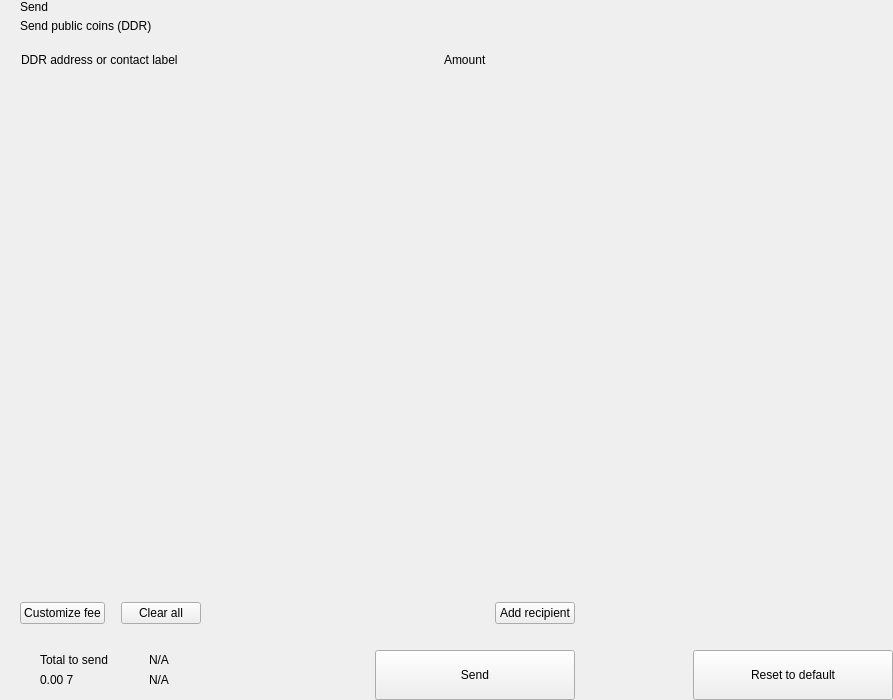
<?xml version="1.0" encoding="UTF-8"?>
<ui version="4.0">
 <class>send</class>
 <widget class="QWidget" name="send">
  <property name="geometry">
   <rect>
    <x>0</x>
    <y>0</y>
    <width>893</width>
    <height>700</height>
   </rect>
  </property>
  <property name="windowTitle">
   <string>Form</string>
  </property>
  <layout class="QHBoxLayout" name="horizontalLayout_2" stretch="2,1">
   <property name="spacing">
    <number>0</number>
   </property>
   <property name="leftMargin">
    <number>0</number>
   </property>
   <property name="topMargin">
    <number>0</number>
   </property>
   <property name="rightMargin">
    <number>0</number>
   </property>
   <property name="bottomMargin">
    <number>0</number>
   </property>
   <item>
    <widget class="QWidget" name="left" native="true">
     <layout class="QVBoxLayout" name="verticalLayout_3">
      <property name="spacing">
       <number>0</number>
      </property>
      <property name="leftMargin">
       <number>0</number>
      </property>
      <property name="topMargin">
       <number>0</number>
      </property>
      <property name="rightMargin">
       <number>0</number>
      </property>
      <property name="bottomMargin">
       <number>0</number>
      </property>
      <item>
       <layout class="QVBoxLayout" name="verticalLayout_22" stretch="0,0,0,1,0,0,0,0">
        <property name="spacing">
         <number>0</number>
        </property>
        <item>
         <layout class="QHBoxLayout" name="horizontalLayout_3">
          <property name="spacing">
           <number>0</number>
          </property>
          <property name="leftMargin">
           <number>20</number>
          </property>
          <property name="rightMargin">
           <number>20</number>
          </property>
          <item>
           <layout class="QVBoxLayout" name="verticalLayout">
            <property name="spacing">
             <number>5</number>
            </property>
            <item>
             <widget class="QLabel" name="labelTitle">
              <property name="text">
               <string>Send</string>
              </property>
              <property name="alignment">
               <set>Qt::AlignLeading|Qt::AlignLeft|Qt::AlignVCenter</set>
              </property>
             </widget>
            </item>
            <item>
             <widget class="QLabel" name="labelSubtitle1">
              <property name="text">
               <string>Send public coins (DDR)</string>
              </property>
             </widget>
            </item>
           </layout>
          </item>
          <item>
           <spacer name="horizontalSpacer">
            <property name="orientation">
             <enum>Qt::Horizontal</enum>
            </property>
            <property name="sizeHint" stdset="0">
             <size>
              <width>40</width>
              <height>20</height>
             </size>
            </property>
           </spacer>
          </item>
         </layout>
        </item>
        <item>
         <spacer name="verticalSpacer_2">
          <property name="orientation">
           <enum>Qt::Vertical</enum>
          </property>
          <property name="sizeType">
           <enum>QSizePolicy::Fixed</enum>
          </property>
          <property name="sizeHint" stdset="0">
           <size>
            <width>20</width>
            <height>20</height>
           </size>
          </property>
         </spacer>
        </item>
        <item>
         <layout class="QHBoxLayout" name="horizontalLayout" stretch="6,0,2">
          <property name="spacing">
           <number>0</number>
          </property>
          <property name="leftMargin">
           <number>10</number>
          </property>
          <property name="topMargin">
           <number>0</number>
          </property>
          <property name="rightMargin">
           <number>20</number>
          </property>
          <property name="bottomMargin">
           <number>0</number>
          </property>
          <item>
           <widget class="QLabel" name="labelSubtitleAddress">
            <property name="styleSheet">
             <string notr="true">margin-left:8px;</string>
            </property>
            <property name="text">
             <string>DDR address or contact label</string>
            </property>
           </widget>
          </item>
          <item>
           <spacer name="horizontalSpacer_3">
            <property name="orientation">
             <enum>Qt::Horizontal</enum>
            </property>
            <property name="sizeType">
             <enum>QSizePolicy::Fixed</enum>
            </property>
            <property name="sizeHint" stdset="0">
             <size>
              <width>40</width>
              <height>1</height>
             </size>
            </property>
           </spacer>
          </item>
          <item>
           <widget class="QLabel" name="labelSubtitleAmount">
            <property name="text">
             <string>Amount</string>
            </property>
           </widget>
          </item>
         </layout>
        </item>
        <item>
         <widget class="QScrollArea" name="scrollArea">
          <property name="minimumSize">
           <size>
            <width>0</width>
            <height>350</height>
           </size>
          </property>
          <property name="styleSheet">
           <string notr="true">#scrollArea {
            background:transparent;
            margin-top:10px;
}</string>
          </property>
          <property name="horizontalScrollBarPolicy">
           <enum>Qt::ScrollBarAlwaysOff</enum>
          </property>
          <property name="sizeAdjustPolicy">
           <enum>QAbstractScrollArea::AdjustIgnored</enum>
          </property>
          <property name="widgetResizable">
           <bool>true</bool>
          </property>
          <property name="alignment">
           <set>Qt::AlignLeading|Qt::AlignLeft|Qt::AlignTop</set>
          </property>
          <widget class="QWidget" name="scrollAreaWidgetContents">
           <property name="geometry">
            <rect>
             <x>0</x>
             <y>0</y>
             <width>591</width>
             <height>16</height>
            </rect>
           </property>
           <property name="sizePolicy">
            <sizepolicy hsizetype="Preferred" vsizetype="Maximum">
             <horstretch>0</horstretch>
             <verstretch>0</verstretch>
            </sizepolicy>
           </property>
           <property name="autoFillBackground">
            <bool>false</bool>
           </property>
           <property name="styleSheet">
            <string notr="true">#scrollAreaWidgetContents {
             background:transparent;
             }</string>
           </property>
           <layout class="QVBoxLayout" name="verticalLayout_7">
            <property name="spacing">
             <number>0</number>
            </property>
            <property name="sizeConstraint">
             <enum>QLayout::SetDefaultConstraint</enum>
            </property>
            <property name="leftMargin">
             <number>0</number>
            </property>
            <property name="topMargin">
             <number>0</number>
            </property>
            <property name="rightMargin">
             <number>0</number>
            </property>
            <property name="bottomMargin">
             <number>0</number>
            </property>
           </layout>
          </widget>
         </widget>
        </item>
        <item>
         <spacer name="verticalSpacer_4">
          <property name="orientation">
           <enum>Qt::Vertical</enum>
          </property>
          <property name="sizeType">
           <enum>QSizePolicy::Fixed</enum>
          </property>
          <property name="sizeHint" stdset="0">
           <size>
            <width>20</width>
            <height>20</height>
           </size>
          </property>
         </spacer>
        </item>
        <item>
         <layout class="QHBoxLayout" name="horizontalLayout_20">
          <property name="spacing">
           <number>6</number>
          </property>
          <property name="leftMargin">
           <number>20</number>
          </property>
          <property name="rightMargin">
           <number>20</number>
          </property>
          <item>
           <widget class="QPushButton" name="pushButtonFee">
            <property name="focusPolicy">
             <enum>Qt::NoFocus</enum>
            </property>
            <property name="text">
             <string>Customize fee</string>
            </property>
           </widget>
          </item>
          <item>
           <spacer name="horizontalSpacer_11">
            <property name="orientation">
             <enum>Qt::Horizontal</enum>
            </property>
            <property name="sizeType">
             <enum>QSizePolicy::Minimum</enum>
            </property>
            <property name="sizeHint" stdset="0">
             <size>
              <width>10</width>
              <height>20</height>
             </size>
            </property>
           </spacer>
          </item>
          <item>
           <widget class="QPushButton" name="pushButtonClear">
            <property name="focusPolicy">
             <enum>Qt::NoFocus</enum>
            </property>
            <property name="layoutDirection">
             <enum>Qt::RightToLeft</enum>
            </property>
            <property name="text">
             <string>Clear all</string>
            </property>
           </widget>
          </item>
          <item>
           <spacer name="horizontalSpacer_2">
            <property name="orientation">
             <enum>Qt::Horizontal</enum>
            </property>
            <property name="sizeHint" stdset="0">
             <size>
              <width>40</width>
              <height>20</height>
             </size>
            </property>
           </spacer>
          </item>
          <item>
           <widget class="QPushButton" name="pushButtonAddRecipient">
            <property name="focusPolicy">
             <enum>Qt::NoFocus</enum>
            </property>
            <property name="text">
             <string>Add recipient</string>
            </property>
           </widget>
          </item>
         </layout>
        </item>
        <item>
         <spacer name="verticalSpacer">
          <property name="orientation">
           <enum>Qt::Vertical</enum>
          </property>
          <property name="sizeType">
           <enum>QSizePolicy::Fixed</enum>
          </property>
          <property name="sizeHint" stdset="0">
           <size>
            <width>20</width>
            <height>16</height>
           </size>
          </property>
         </spacer>
        </item>
        <item>
         <layout class="QHBoxLayout" name="horizontalLayout_7">
          <property name="rightMargin">
           <number>20</number>
          </property>
          <item>
           <layout class="QHBoxLayout" name="horizontalLayout_10">
            <property name="spacing">
             <number>0</number>
            </property>
            <property name="leftMargin">
             <number>8</number>
            </property>
            <item>
             <widget class="QStackedWidget" name="stackedWidget">
              <property name="minimumSize">
               <size>
                <width>0</width>
                <height>60</height>
               </size>
              </property>
              <property name="maximumSize">
               <size>
                <width>16777215</width>
                <height>60</height>
               </size>
              </property>
              <widget class="QWidget" name="page1">
               <layout class="QVBoxLayout" name="verticalLayout_71" stretch="0">
                <property name="spacing">
                 <number>6</number>
                </property>
                <property name="leftMargin">
                 <number>12</number>
                </property>
                <property name="topMargin">
                 <number>0</number>
                </property>
                <property name="rightMargin">
                 <number>0</number>
                </property>
                <property name="bottomMargin">
                 <number>0</number>
                </property>
                <item>
                 <widget class="QWidget" name="coinWidget" native="true">
                  <property name="minimumSize">
                   <size>
                    <width>0</width>
                    <height>60</height>
                   </size>
                  </property>
                  <property name="maximumSize">
                   <size>
                    <width>16777215</width>
                    <height>60</height>
                   </size>
                  </property>
                  <layout class="QHBoxLayout" name="horizontalLayout_9">
                   <property name="spacing">
                    <number>0</number>
                   </property>
                   <property name="leftMargin">
                    <number>20</number>
                   </property>
                   <property name="topMargin">
                    <number>10</number>
                   </property>
                   <property name="rightMargin">
                    <number>20</number>
                   </property>
                   <property name="bottomMargin">
                    <number>10</number>
                   </property>
                   <item>
                    <layout class="QVBoxLayout" name="verticalSend">
                     <property name="spacing">
                      <number>0</number>
                     </property>
                     <item>
                      <widget class="QLabel" name="labelTitleTotalSend">
                       <property name="text">
                        <string>Total to send</string>
                       </property>
                      </widget>
                     </item>
                     <item>
                      <widget class="QLabel" name="labelAmountSend">
                       <property name="text">
                        <string notr="true">0.00 7</string>
                       </property>
                      </widget>
                     </item>
                    </layout>
                   </item>
                   <item>
                    <spacer name="horizontalSpacer_9">
                     <property name="orientation">
                      <enum>Qt::Horizontal</enum>
                     </property>
                     <property name="sizeType">
                      <enum>QSizePolicy::Fixed</enum>
                     </property>
                     <property name="sizeHint" stdset="0">
                      <size>
                       <width>20</width>
                       <height>20</height>
                      </size>
                     </property>
                    </spacer>
                   </item>
                   <item>
                    <widget class="QLabel" name="labelLine">
                     <property name="minimumSize">
                      <size>
                       <width>1</width>
                       <height>0</height>
                      </size>
                     </property>
                     <property name="maximumSize">
                      <size>
                       <width>1</width>
                       <height>16777215</height>
                      </size>
                     </property>
                     <property name="text">
                      <string/>
                     </property>
                    </widget>
                   </item>
                   <item>
                    <spacer name="horizontalSpacer_10">
                     <property name="orientation">
                      <enum>Qt::Horizontal</enum>
                     </property>
                     <property name="sizeType">
                      <enum>QSizePolicy::Fixed</enum>
                     </property>
                     <property name="sizeHint" stdset="0">
                      <size>
                       <width>20</width>
                       <height>20</height>
                      </size>
                     </property>
                    </spacer>
                   </item>
                   <item>
                    <layout class="QVBoxLayout" name="verticalRemaining">
                     <property name="spacing">
                      <number>0</number>
                     </property>
                     <item>
                      <widget class="QLabel" name="labelTitleTotalRemaining">
                       <property name="text">
                        <string notr="true">N/A</string>
                       </property>
                      </widget>
                     </item>
                     <item>
                      <widget class="QLabel" name="labelAmountRemaining">
                       <property name="text">
                        <string notr="true">N/A</string>
                       </property>
                      </widget>
                     </item>
                    </layout>
                   </item>
                  </layout>
                 </widget>
                </item>
               </layout>
              </widget>
              <widget class="QWidget" name="page_2"/>
             </widget>
            </item>
           </layout>
          </item>
          <item>
           <spacer name="horizontalSpacer_5">
            <property name="orientation">
             <enum>Qt::Horizontal</enum>
            </property>
            <property name="sizeType">
             <enum>QSizePolicy::Expanding</enum>
            </property>
            <property name="sizeHint" stdset="0">
             <size>
              <width>40</width>
              <height>20</height>
             </size>
            </property>
           </spacer>
          </item>
          <item alignment="Qt::AlignBottom">
           <widget class="QPushButton" name="pushButtonSave">
            <property name="minimumSize">
             <size>
              <width>200</width>
              <height>50</height>
             </size>
            </property>
            <property name="maximumSize">
             <size>
              <width>200</width>
              <height>50</height>
             </size>
            </property>
            <property name="focusPolicy">
             <enum>Qt::NoFocus</enum>
            </property>
            <property name="text">
             <string>Send</string>
            </property>
           </widget>
          </item>
         </layout>
        </item>
       </layout>
      </item>
     </layout>
    </widget>
   </item>
   <item>
    <widget class="QWidget" name="right" native="true">
     <layout class="QVBoxLayout" name="verticalLayout_5">
      <property name="leftMargin">
       <number>0</number>
      </property>
      <property name="topMargin">
       <number>0</number>
      </property>
      <property name="rightMargin">
       <number>0</number>
      </property>
      <property name="bottomMargin">
       <number>0</number>
      </property>
      <item>
       <layout class="QVBoxLayout" name="verticalLayout_4">
        <property name="spacing">
         <number>6</number>
        </property>
        <item>
         <widget class="OptionButton" name="btnCoinControl" native="true">
          <property name="minimumSize">
           <size>
            <width>0</width>
            <height>50</height>
           </size>
          </property>
         </widget>
        </item>
        <item>
         <widget class="OptionButton" name="btnChangeAddress" native="true">
          <property name="minimumSize">
           <size>
            <width>0</width>
            <height>50</height>
           </size>
          </property>
         </widget>
        </item>
        <item>
         <widget class="OptionButton" name="btnUri" native="true">
          <property name="minimumSize">
           <size>
            <width>0</width>
            <height>50</height>
           </size>
          </property>
         </widget>
        </item>
        <item>
         <spacer name="verticalSpacer_5">
          <property name="orientation">
           <enum>Qt::Vertical</enum>
          </property>
          <property name="sizeHint" stdset="0">
           <size>
            <width>20</width>
            <height>40</height>
           </size>
          </property>
         </spacer>
        </item>
        <item>
         <layout class="QHBoxLayout" name="horizontalLayout_8">
          <item>
           <spacer name="horizontalSpacer_7">
            <property name="orientation">
             <enum>Qt::Horizontal</enum>
            </property>
            <property name="sizeHint" stdset="0">
             <size>
              <width>40</width>
              <height>20</height>
             </size>
            </property>
           </spacer>
          </item>
          <item>
           <widget class="QPushButton" name="pushButtonReset">
            <property name="minimumSize">
             <size>
              <width>200</width>
              <height>50</height>
             </size>
            </property>
            <property name="maximumSize">
             <size>
              <width>200</width>
              <height>50</height>
             </size>
            </property>
            <property name="focusPolicy">
             <enum>Qt::NoFocus</enum>
            </property>
            <property name="text">
             <string>Reset to default</string>
            </property>
           </widget>
          </item>
         </layout>
        </item>
       </layout>
      </item>
     </layout>
    </widget>
   </item>
  </layout>
 </widget>
 <customwidgets>
  <customwidget>
   <class>OptionButton</class>
   <extends>QWidget</extends>
   <header>qt/pivx/optionbutton.h</header>
   <container>1</container>
  </customwidget>
 </customwidgets>
 <resources/>
 <connections/>
</ui>
